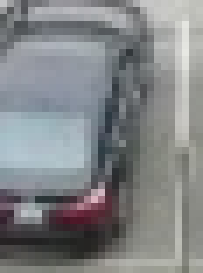
#> input picture otoparksistemi-main/otoparksistemi-main/images/0_img.jpg, 29 x 39 px (shown 7 times larger)
$ python compare_image.py
#> lines starting #> are read from the running program, lines starting #| are printed output that depends on the picture
import cv2
import numpy as np


def pre_fit(img,filtre):
    H,W = img.shape[:2]
    yh = round(H/filtre)*filtre
    yw = round(W/filtre)*filtre
    return cv2.resize(img,(yw,yh))

def do_filter(img,filtre):
    slider = np.lib.stride_tricks.sliding_window_view(img,(filtre,filtre),axis=None)[::filtre,::filtre]
    slider = np.mean(slider,axis=(-1,-2))
    return slider.astype(np.uint8)

def give_rate(img,miktar):
    H,W = img.shape[:2]
    adimH =H//miktar
    adimW = W//miktar
    if(adimH<=0 or adimW<=0):
        return [0 for i in range(miktar**2)]
    slider = np.lib.stride_tricks.sliding_window_view(img,(adimH,adimW))[::adimH,::adimW]
    slider = np.mean(slider,axis=(-1,-2))
    S = slider.shape
    return slider.reshape((S[0]*S[1]),)

def calc_puan(p1,p2):
    p1 = np.array(p1)
    p2 = np.array(p2)
    p1 = p1[:min(len(p1),len(p2))]
    p2 = p2[:min(len(p1),len(p2))]
    #print(p1.shape,p2.shape)
    sonuc = p2-p1
    sonuc = np.absolute(sonuc)
    return np.sum(sonuc)/len(sonuc)

def compare(buyuk,kucuk,filtre=5):
    Bgri = buyuk.copy()
    Kgri = kucuk.copy()

    Bgri = pre_fit(Bgri,filtre)
    Kgri = pre_fit(Kgri,filtre)

    Bf = do_filter(Bgri,filtre)
    Kf = do_filter(Kgri,filtre)

    bOran = give_rate(Bf,8)
    kOran = give_rate(Kf,8)

    puan = calc_puan(bOran,kOran)
    return puan


im0 = cv2.imread("images//0_img.jpg",0)
#> im0: shape (39, 29); min 32, max 231, mean 132.2
im1 = cv2.imread("images//1_img.jpg",0)
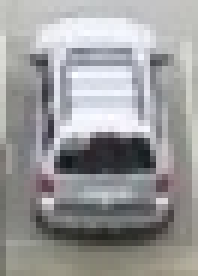
#> input picture otoparksistemi-main/otoparksistemi-main/images/1_img.jpg, 33 x 46 px (shown 6 times larger)
#> im1: shape (46, 33); min 22, max 254, mean 154.3

print(compare(im0,im1))
#> in pre_fit, `return cv2.resize(img,(yw,yh))`:
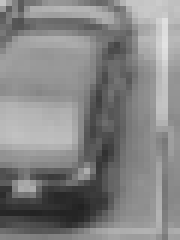
#> returned value: shape (40, 30) (shown 6 times larger); min 34, max 226, mean 132.1
#> call 2 of pre_fit, with filtre = 5
#> in pre_fit (call 2), `return cv2.resize(img,(yw,yh))`:
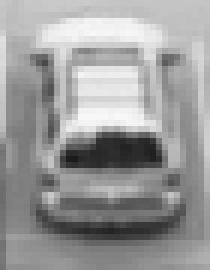
#> returned value: shape (45, 35) (shown 6 times larger); min 27, max 248, mean 154.2
#> in do_filter, `slider = np.mean(slider,axis=(-1,-2))`: slider = [[116.1, 138.9, 139.3, 139.6, 169.2, 194.5], [142.2, 155.6, 154.6, 109.7, 136.5, 191.8], [151.3, 149.3, 147.4, 105.8, 121.5, 168.4], [167.8, 161.3, 146.4, 87.76, 126, 164.6], [184.8, 184.1, 151.3, 83.32, 124.2, 147.4], [125.8, 120.9, 123.2, 82.36, 129.6, 143], [90.64, 75.72, 56.72, 78.32, 137.9, 142.8], [82.44, 74.56, 77.72, 128.8, 154.6, 152.7]]
#> in compare, `Bf = do_filter(Bgri,filtre)`: Bf = [[116, 138, 139, 139, 169, 194], [142, 155, 154, 109, 136, 191], [151, 149, 147, 105, 121, 168], [167, 161, 146, 87, 126, 164], [184, 184, 151, 83, 124, 147], [125, 120, 123, 82, 129, 143], [90, 75, 56, 78, 137, 142], [82, 74, 77, 128, 154, 152]]
#> in compare, `bOran = give_rate(Bf,8)`: bOran = 64 values from 0 to 0
#> in compare, `puan = calc_puan(bOran,kOran)`: puan = 0
#| 0.0
threshold = 10  # Benzerlik eşik değeri
similarity_score = compare(im0, im1)
#> similarity_score = 0

if similarity_score < threshold:
    print("Park alanı dolu.")
else:
    print("Park alanı boş")
